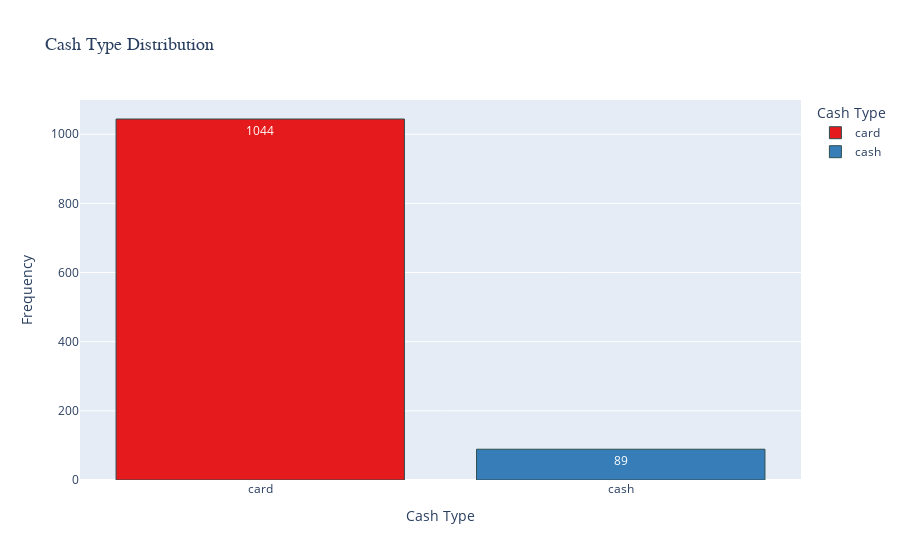

Notebook cell for this chart:
### Markdown cell above
`
● There are more than 4000 transactions in the data.
`

### Code cell
# Create a histogram
fig = px.histogram(df_copy, 
                   x='cash_type', 
                   color='cash_type', 
                   title='Cash Type Distribution',
                   labels={'cash_type': 'Cash Type'},
                   text_auto=True,  # This will show the count on top of the bars
                   color_discrete_sequence=px.colors.qualitative.Set1  # Custom color palette
                  )

# Update layout for better aesthetics
fig.update_traces(marker=dict(line=dict(width=1, color='DarkSlateGrey')))  # Add border to bars
fig.update_layout(xaxis_title='Cash Type', 
                  yaxis_title='Frequency',
                  title_font=dict(size=18, family='Arial Black'),
                  xaxis=dict(title_font=dict(size=14)),
                  yaxis=dict(title_font=dict(size=14)),
                  legend_title_text='Cash Type',
                  legend=dict(font=dict(size=12)))

# Show the plot
fig.show()

### Figure 1 — Plotly figure (JSON) as saved in the notebook; plotly's stock layout.template omitted (floating-point values rounded to 4 significant figures; data arrays with more than 128 entries replaced by an {"elided": "..."} marker saying what was removed)
{"data": [{"alignmentgroup": "True", "bingroup": "x", "hovertemplate": "Cash Type=%{x}<br>count=%{y}<extra></extra>", "legendgroup": "card", "marker": {"color": "rgb(228,26,28)", "line": {"color": "DarkSlateGrey", "width": 1}, "pattern": {"shape": ""}}, "name": "card", "offsetgroup": "card", "orientation": "v", "showlegend": true, "texttemplate": "%{value}", "type": "histogram", "x": {"elided": "1044 str values"}, "xaxis": "x", "yaxis": "y"}, {"alignmentgroup": "True", "bingroup": "x", "hovertemplate": "Cash Type=%{x}<br>count=%{y}<extra></extra>", "legendgroup": "cash", "marker": {"color": "rgb(55,126,184)", "line": {"color": "DarkSlateGrey", "width": 1}, "pattern": {"shape": ""}}, "name": "cash", "offsetgroup": "cash", "orientation": "v", "showlegend": true, "texttemplate": "%{value}", "type": "histogram", "x": ["cash", "cash", "cash", "cash", "cash", "cash", "cash", "cash", "cash", "cash", "cash", "cash", "cash", "cash", "cash", "cash", "cash", "cash", "cash", "cash", "cash", "cash", "cash", "cash", "cash", "cash", "cash", "cash", "cash", "cash", "cash", "cash", "cash", "cash", "cash", "cash", "cash", "cash", "cash", "cash", "cash", "cash", "cash", "cash", "cash", "cash", "cash", "cash", "cash", "cash", "cash", "cash", "cash", "cash", "cash", "cash", "cash", "cash", "cash", "cash", "cash", "cash", "cash", "cash", "cash", "cash", "cash", "cash", "cash", "cash", "cash", "cash", "cash", "cash", "cash", "cash", "cash", "cash", "cash", "cash", "cash", "cash", "cash", "cash", "cash", "cash", "cash", "cash", "cash"], "xaxis": "x", "yaxis": "y"}], "layout": {"barmode": "relative", "legend": {"font": {"size": 12}, "title": {"text": "Cash Type"}, "tracegroupgap": 0}, "title": {"font": {"family": "Arial Black", "size": 18}, "text": "Cash Type Distribution"}, "xaxis": {"anchor": "y", "categoryarray": ["card", "cash"], "categoryorder": "array", "domain": [0, 1], "title": {"font": {"size": 14}, "text": "Cash Type"}}, "yaxis": {"anchor": "x", "domain": [0, 1], "title": {"font": {"size": 14}, "text": "Frequency"}}}}
